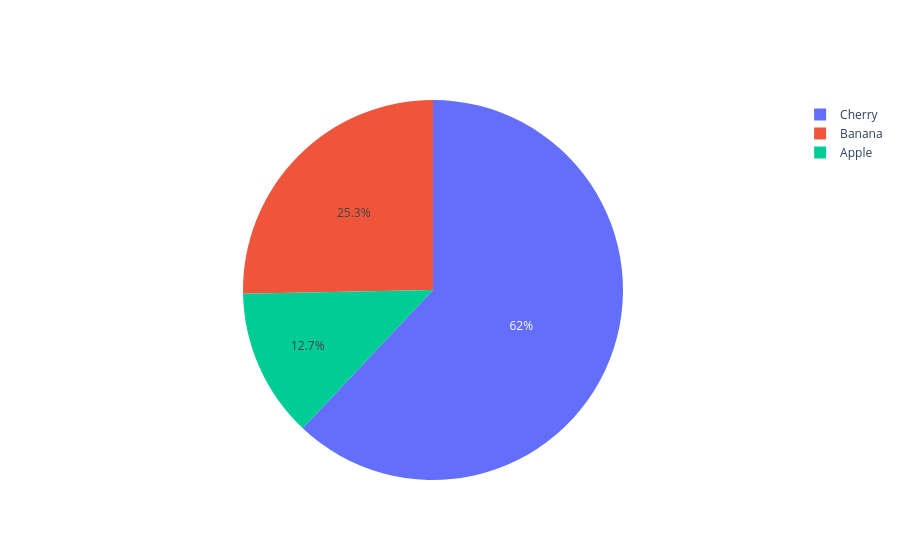

The cell this chart's notebook holds for it:
### Code cell
f = ["Apple", "Banana", "Cherry"]
c = [10, 20, 49]
fig = go.Figure(go.Pie(labels=f, values=c, name="Plot one"))
fig.show()

### Figure 1 — Plotly figure (JSON) as saved in the notebook; plotly's stock layout.template omitted (floating-point values rounded to 4 significant figures)
{"data": [{"labels": ["Apple", "Banana", "Cherry"], "name": "Plot one", "values": [10, 20, 49], "type": "pie"}], "layout": {}}
